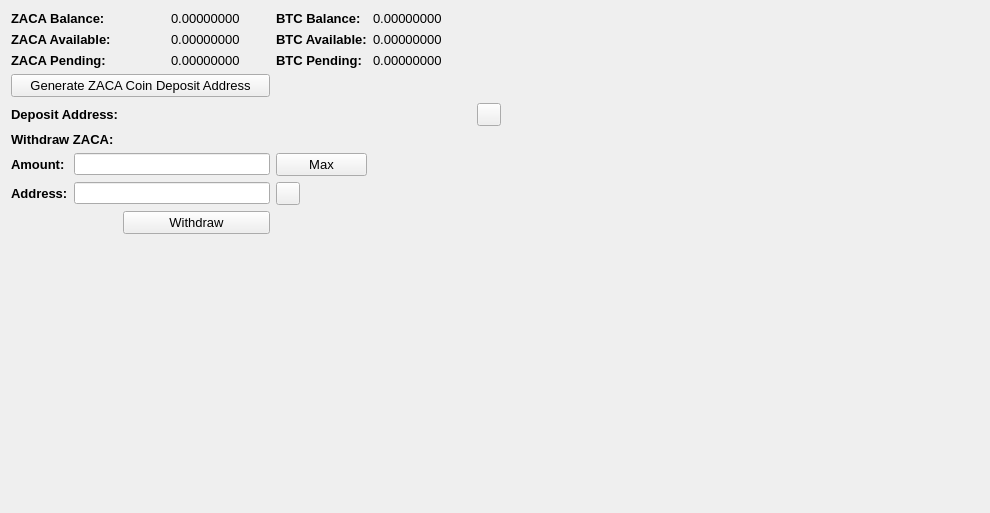
     <widget class="QWidget" name="BalanceTab">
      <attribute name="title">
       <string>Balance</string>
      </attribute>
      <layout class="QGridLayout" name="gridLayout_2">
       <item row="0" column="0" colspan="2">
        <widget class="QLabel" name="label_11">
         <property name="font">
          <font>
           <pointsize>10</pointsize>
           <weight>75</weight>
           <bold>true</bold>
          </font>
         </property>
         <property name="text">
          <string>ZACA Balance:</string>
         </property>
        </widget>
       </item>
       <item row="0" column="3">
        <widget class="QLabel" name="ZACABalanceLabel">
         <property name="font">
          <font>
           <pointsize>10</pointsize>
          </font>
         </property>
         <property name="text">
          <string>0.00000000</string>
         </property>
         <property name="textInteractionFlags">
          <set>Qt::LinksAccessibleByMouse|Qt::TextSelectableByMouse</set>
         </property>
        </widget>
       </item>
       <item row="0" column="4">
        <widget class="QLabel" name="label_12">
         <property name="font">
          <font>
           <pointsize>10</pointsize>
           <weight>75</weight>
           <bold>true</bold>
          </font>
         </property>
         <property name="text">
          <string>BTC Balance:</string>
         </property>
        </widget>
       </item>
       <item row="0" column="5">
        <widget class="QLabel" name="BitcoinBalanceLabel">
         <property name="font">
          <font>
           <pointsize>10</pointsize>
          </font>
         </property>
         <property name="text">
          <string>0.00000000</string>
         </property>
         <property name="textInteractionFlags">
          <set>Qt::LinksAccessibleByMouse|Qt::TextSelectableByMouse</set>
         </property>
        </widget>
       </item>
       <item row="0" column="7" rowspan="10">
        <spacer name="horizontalSpacer_4">
         <property name="orientation">
          <enum>Qt::Horizontal</enum>
         </property>
         <property name="sizeHint" stdset="0">
          <size>
           <width>478</width>
           <height>488</height>
          </size>
         </property>
        </spacer>
       </item>
       <item row="1" column="0" colspan="2">
        <widget class="QLabel" name="label_13">
         <property name="font">
          <font>
           <pointsize>10</pointsize>
           <weight>75</weight>
           <bold>true</bold>
          </font>
         </property>
         <property name="text">
          <string>ZACA Available:</string>
         </property>
        </widget>
       </item>
       <item row="1" column="3">
        <widget class="QLabel" name="ZACAAvailableLabel_2">
         <property name="font">
          <font>
           <pointsize>10</pointsize>
          </font>
         </property>
         <property name="text">
          <string>0.00000000</string>
         </property>
         <property name="textInteractionFlags">
          <set>Qt::LinksAccessibleByMouse|Qt::TextSelectableByMouse</set>
         </property>
        </widget>
       </item>
       <item row="1" column="4">
        <widget class="QLabel" name="label_15">
         <property name="font">
          <font>
           <pointsize>10</pointsize>
           <weight>75</weight>
           <bold>true</bold>
          </font>
         </property>
         <property name="text">
          <string>BTC Available:</string>
         </property>
        </widget>
       </item>
       <item row="1" column="5">
        <widget class="QLabel" name="BitcoinAvailableLabel">
         <property name="font">
          <font>
           <pointsize>10</pointsize>
          </font>
         </property>
         <property name="text">
          <string>0.00000000</string>
         </property>
         <property name="textInteractionFlags">
          <set>Qt::LinksAccessibleByMouse|Qt::TextSelectableByMouse</set>
         </property>
        </widget>
       </item>
       <item row="2" column="0" colspan="2">
        <widget class="QLabel" name="label_14">
         <property name="font">
          <font>
           <pointsize>10</pointsize>
           <weight>75</weight>
           <bold>true</bold>
          </font>
         </property>
         <property name="text">
          <string>ZACA Pending:</string>
         </property>
        </widget>
       </item>
       <item row="2" column="3">
        <widget class="QLabel" name="ZACAPendingLabel">
         <property name="font">
          <font>
           <pointsize>10</pointsize>
          </font>
         </property>
         <property name="text">
          <string>0.00000000</string>
         </property>
         <property name="textInteractionFlags">
          <set>Qt::LinksAccessibleByMouse|Qt::TextSelectableByMouse</set>
         </property>
        </widget>
       </item>
       <item row="2" column="4">
        <widget class="QLabel" name="label_31">
         <property name="font">
          <font>
           <pointsize>10</pointsize>
           <weight>75</weight>
           <bold>true</bold>
          </font>
         </property>
         <property name="text">
          <string>BTC Pending:</string>
         </property>
        </widget>
       </item>
       <item row="2" column="5">
        <widget class="QLabel" name="BitcoinPendingLabel">
         <property name="font">
          <font>
           <pointsize>10</pointsize>
          </font>
         </property>
         <property name="text">
          <string>0.00000000</string>
         </property>
         <property name="textInteractionFlags">
          <set>Qt::LinksAccessibleByMouse|Qt::TextSelectableByMouse</set>
         </property>
        </widget>
       </item>
       <item row="3" column="0" colspan="4">
        <widget class="QPushButton" name="GenDepositBTN">
         <property name="font">
          <font>
           <pointsize>10</pointsize>
          </font>
         </property>
         <property name="text">
          <string>Generate ZACA Coin Deposit Address</string>
         </property>
        </widget>
       </item>
       <item row="4" column="0" colspan="3">
        <widget class="QLabel" name="label_33">
         <property name="font">
          <font>
           <pointsize>10</pointsize>
           <weight>75</weight>
           <bold>true</bold>
          </font>
         </property>
         <property name="text">
          <string>Deposit Address:</string>
         </property>
        </widget>
       </item>
       <item row="4" column="3" colspan="3">
        <widget class="QLabel" name="DepositAddressLabel">
         <property name="minimumSize">
          <size>
           <width>300</width>
           <height>0</height>
          </size>
         </property>
         <property name="palette">
          <palette>
           <active>
            <colorrole role="WindowText">
             <brush brushstyle="SolidPattern">
              <color alpha="255">
               <red>0</red>
               <green>0</green>
               <blue>0</blue>
              </color>
             </brush>
            </colorrole>
            <colorrole role="Text">
             <brush brushstyle="SolidPattern">
              <color alpha="255">
               <red>0</red>
               <green>0</green>
               <blue>255</blue>
              </color>
             </brush>
            </colorrole>
           </active>
           <inactive>
            <colorrole role="WindowText">
             <brush brushstyle="SolidPattern">
              <color alpha="255">
               <red>0</red>
               <green>0</green>
               <blue>0</blue>
              </color>
             </brush>
            </colorrole>
            <colorrole role="Text">
             <brush brushstyle="SolidPattern">
              <color alpha="255">
               <red>0</red>
               <green>0</green>
               <blue>255</blue>
              </color>
             </brush>
            </colorrole>
           </inactive>
           <disabled>
            <colorrole role="WindowText">
             <brush brushstyle="SolidPattern">
              <color alpha="255">
               <red>120</red>
               <green>120</green>
               <blue>120</blue>
              </color>
             </brush>
            </colorrole>
            <colorrole role="Text">
             <brush brushstyle="SolidPattern">
              <color alpha="255">
               <red>120</red>
               <green>120</green>
               <blue>120</blue>
              </color>
             </brush>
            </colorrole>
           </disabled>
          </palette>
         </property>
         <property name="font">
          <font>
           <pointsize>10</pointsize>
           <weight>75</weight>
           <bold>true</bold>
          </font>
         </property>
         <property name="text">
          <string/>
         </property>
         <property name="alignment">
          <set>Qt::AlignRight|Qt::AlignTrailing|Qt::AlignVCenter</set>
         </property>
         <property name="textInteractionFlags">
          <set>Qt::LinksAccessibleByMouse|Qt::TextSelectableByKeyboard|Qt::TextSelectableByMouse</set>
         </property>
        </widget>
       </item>
       <item row="4" column="6">
        <widget class="QToolButton" name="DepositCopyButton">
         <property name="toolTip">
          <string>Copy to clipboard</string>
         </property>
         <property name="text">
          <string/>
         </property>
         <property name="icon">
          <iconset resource="../bitcoin.qrc">
           <normaloff>:/icons/editcopy</normaloff>:/icons/editcopy</iconset>
         </property>
         <property name="shortcut">
          <string>Alt+P</string>
         </property>
        </widget>
       </item>
       <item row="5" column="0" colspan="2">
        <widget class="QLabel" name="label_34">
         <property name="font">
          <font>
           <pointsize>10</pointsize>
           <weight>75</weight>
           <bold>true</bold>
          </font>
         </property>
         <property name="text">
          <string>Withdraw ZACA:</string>
         </property>
        </widget>
       </item>
       <item row="6" column="0">
        <widget class="QLabel" name="label_26">
         <property name="font">
          <font>
           <pointsize>10</pointsize>
           <weight>75</weight>
           <bold>true</bold>
          </font>
         </property>
         <property name="text">
          <string>Amount:</string>
         </property>
        </widget>
       </item>
       <item row="6" column="1" colspan="3">
        <widget class="QLineEdit" name="WithdrawUnitsInput">
         <property name="font">
          <font>
           <pointsize>9</pointsize>
           <weight>75</weight>
           <bold>true</bold>
          </font>
         </property>
         <property name="text">
          <string/>
         </property>
        </widget>
       </item>
       <item row="6" column="4">
        <widget class="QPushButton" name="Withdraw_Max_Amount">
         <property name="font">
          <font>
           <pointsize>10</pointsize>
          </font>
         </property>
         <property name="text">
          <string>Max</string>
         </property>
        </widget>
       </item>
       <item row="7" column="0">
        <widget class="QLabel" name="label_10">
         <property name="font">
          <font>
           <pointsize>10</pointsize>
           <weight>75</weight>
           <bold>true</bold>
          </font>
         </property>
         <property name="text">
          <string>Address:</string>
         </property>
        </widget>
       </item>
       <item row="7" column="1" colspan="3">
        <widget class="QLineEdit" name="WithdrawAddress">
         <property name="font">
          <font>
           <pointsize>9</pointsize>
           <weight>75</weight>
           <bold>true</bold>
          </font>
         </property>
        </widget>
       </item>
       <item row="7" column="4">
        <widget class="QToolButton" name="WithdrawPasteButton">
         <property name="toolTip">
          <string>Paste from clipboard</string>
         </property>
         <property name="text">
          <string/>
         </property>
         <property name="icon">
          <iconset resource="../bitcoin.qrc">
           <normaloff>:/icons/editpaste</normaloff>:/icons/editpaste</iconset>
         </property>
         <property name="shortcut">
          <string>Alt+P</string>
         </property>
        </widget>
       </item>
       <item row="8" column="2" colspan="2">
        <widget class="QPushButton" name="WithdrawUnitsBtn">
         <property name="font">
          <font>
           <pointsize>10</pointsize>
          </font>
         </property>
         <property name="text">
          <string>Withdraw</string>
         </property>
        </widget>
       </item>
       <item row="9" column="0" colspan="6">
        <spacer name="verticalSpacer">
         <property name="orientation">
          <enum>Qt::Vertical</enum>
         </property>
         <property name="sizeHint" stdset="0">
          <size>
           <width>428</width>
           <height>262</height>
          </size>
         </property>
        </spacer>
       </item>
      </layout>
      <zorder>label_31</zorder>
      <zorder>label_15</zorder>
      <zorder>label_12</zorder>
      <zorder>label_14</zorder>
      <zorder>label_13</zorder>
      <zorder>label_11</zorder>
      <zorder>BitcoinBalanceLabel</zorder>
      <zorder>ZACABalanceLabel</zorder>
      <zorder>ZACAAvailableLabel_2</zorder>
      <zorder>ZACAPendingLabel</zorder>
      <zorder>BitcoinAvailableLabel</zorder>
      <zorder>BitcoinPendingLabel</zorder>
      <zorder>label_33</zorder>
      <zorder>GenDepositBTN</zorder>
      <zorder>DepositAddressLabel</zorder>
      <zorder>Withdraw_Max_Amount</zorder>
      <zorder>label_34</zorder>
      <zorder>WithdrawUnitsInput</zorder>
      <zorder>label_10</zorder>
      <zorder>label_26</zorder>
      <zorder>WithdrawAddress</zorder>
      <zorder>WithdrawUnitsBtn</zorder>
      <zorder>horizontalSpacer_4</zorder>
      <zorder>verticalSpacer</zorder>
      <zorder>WithdrawPasteButton</zorder>
      <zorder>DepositCopyButton</zorder>
     </widget>
